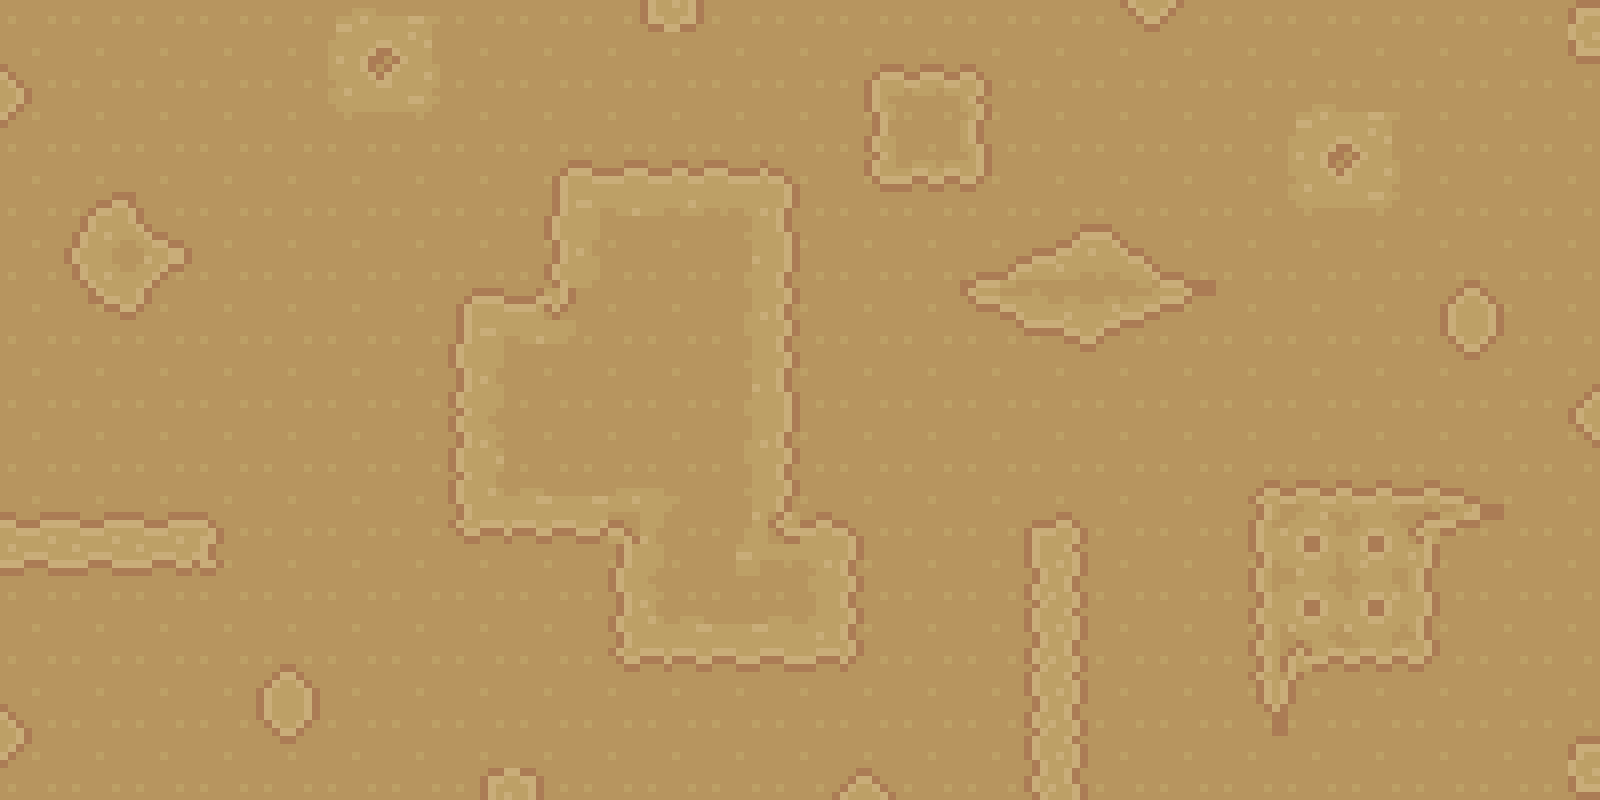

This is a level from a 2D game, rendered from its Tiled map with the project's own tilesets. A one-line summary and the map file follow, with tile-layer data summarised:
An orthogonal 50x25 tile map with 32x32 px tiles, 2 tile layers (BackGround, Walls) and 44 objects.

<map version="1.10" tiledversion="1.10.1" orientation="orthogonal" renderorder="right-down" width="50" height="25" tilewidth="32" tileheight="32" infinite="0" nextlayerid="5" nextobjectid="53">
 <tileset firstgid="1" source="DesertTiles.tsx" />
 <layer id="1" name="BackGround" width="50" height="25">
  <data>[1250 cells, 1250 non-empty, 4 distinct tile ids]</data>
 </layer>
 <layer id="3" name="Walls" width="50" height="25">
  <data>[1250 cells, 304 non-empty, 187 distinct tile ids]</data>
 </layer>
 <objectgroup id="4" name="Collision">
  <properties>
   <property name="CanNotStep" type="bool" value="true" />
  </properties>
  <object id="3" x="64" y="192" width="128" height="128" />
  <object id="5" x="0" y="512" width="224" height="64" />
  <object id="6" x="352" y="32" width="64" height="64" />
  <object id="7" x="256" y="672" width="64" height="64" />
  <object id="8" x="864" y="64" width="128" height="128" />
  <object id="9" x="960" y="256" width="64" height="32" />
  <object id="10" x="960" y="288" width="64" height="32" />
  <object id="11" x="1024" y="256" width="128" height="64" />
  <object id="12" x="1024" y="320" width="128" height="32" />
  <object id="13" x="1152" y="256" width="64" height="32" />
  <object id="14" x="1152" y="288" width="64" height="32" />
  <object id="15" x="1024" y="224" width="128" height="32" />
  <object id="16" x="1312" y="128" width="64" height="64" />
  <object id="18" x="1280" y="512" width="128" height="128" />
  <object id="19" x="1248" y="512" width="32" height="192" />
  <object id="20" x="1280" y="640" width="32" height="64" />
  <object id="21" x="1312" y="640" width="128" height="32" />
  <object id="22" x="1408" y="512" width="32" height="128" />
  <object id="23" x="1440" y="512" width="32" height="32" />
  <object id="24" x="1248" y="480" width="224" height="32" />
  <object id="25" x="1024" y="512" width="64" height="288" />
  <object id="26" x="608" y="640" width="256" height="32" />
  <object id="27" x="832" y="512" width="32" height="128" />
  <object id="28" x="768" y="512" width="64" height="32" />
  <object id="29" x="768" y="160" width="32" height="352" />
  <object id="30" x="544" y="160" width="224" height="32" />
  <object id="31" x="544" y="192" width="32" height="128" />
  <object id="32" x="448" y="288" width="96" height="32" />
  <object id="33" x="448" y="320" width="32" height="224" />
  <object id="34" x="480" y="512" width="128" height="32" />
  <object id="37" x="608" y="512" width="32" height="128" />
  <object id="39" x="-32" y="0" width="32" height="800" />
  <object id="41" x="0" y="800" width="1600" height="32" />
  <object id="42" x="0" y="-32" width="1600" height="32" />
  <object id="43" x="1600" y="0" width="32" height="800" />
  <object id="44" x="0" y="64" width="32" height="64" />
  <object id="45" x="640" y="0" width="64" height="32" />
  <object id="46" x="480" y="768" width="64" height="32" />
  <object id="47" x="832" y="768" width="64" height="32" />
  <object id="48" x="0" y="704" width="32" height="64" />
  <object id="49" x="1440" y="288" width="64" height="64" />
  <object id="50" x="1568" y="736" width="32" height="64" />
  <object id="51" x="1568" y="0" width="32" height="64" />
  <object id="52" x="1120" y="0" width="64" height="32" />
 </objectgroup>
</map>
